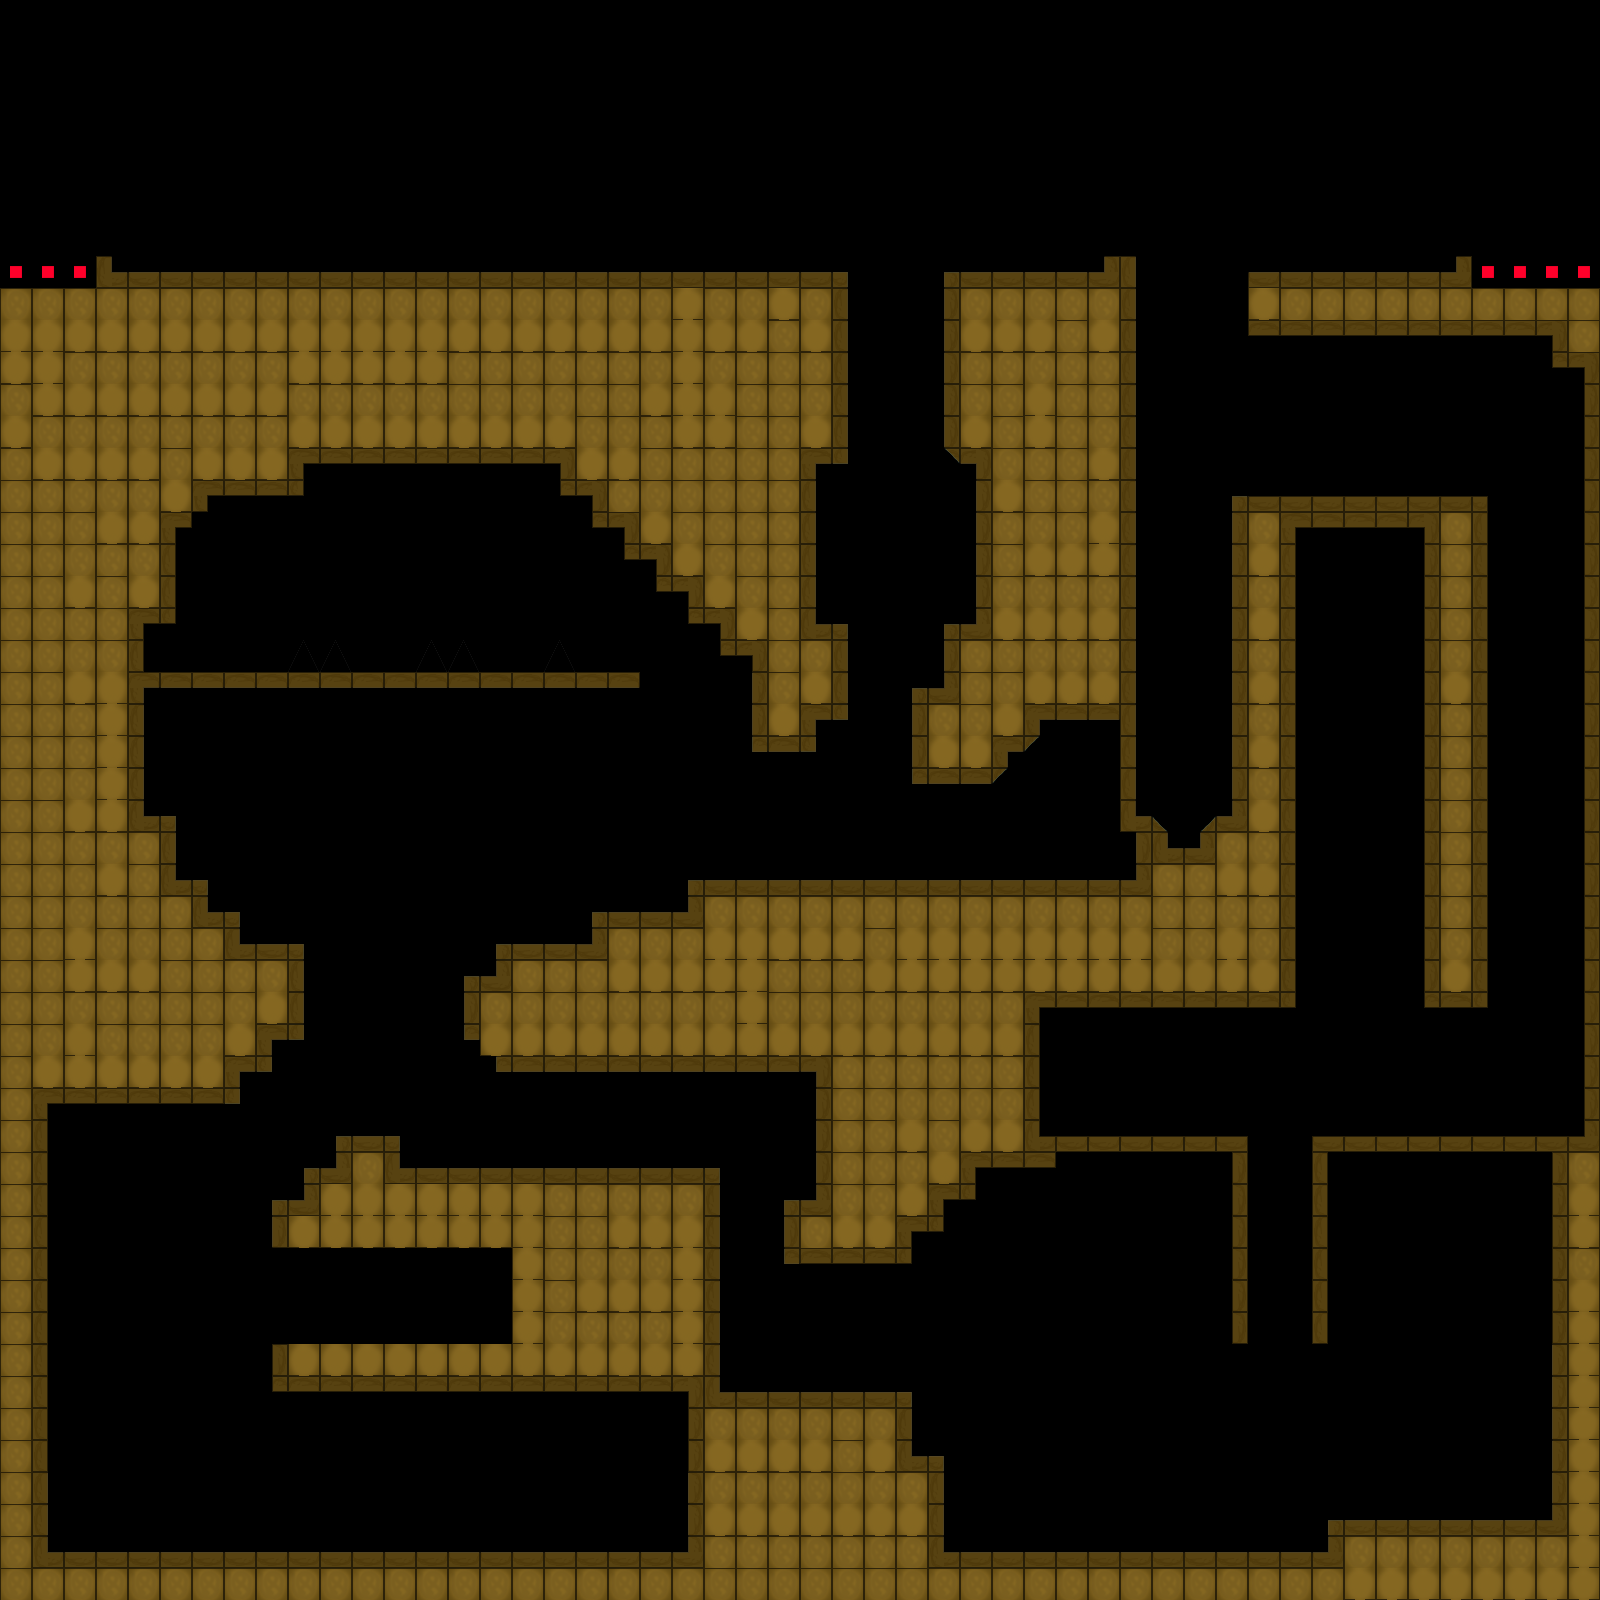

Below is a game level as drawn by its tile map, then a one-line description and the .tmx that defines it (tile-layer data replaced by summaries):
An orthogonal 50x50 tile map with 32x32 px tiles, 1 tile layer (S).

<map version="1.9" tiledversion="1.9.2" orientation="orthogonal" renderorder="right-down" width="50" height="50" tilewidth="32" tileheight="32" infinite="0" nextlayerid="4" nextobjectid="1">
 <editorsettings>
  <export target="Tile.json" format="json" />
 </editorsettings>
 <tileset firstgid="1" source="Tileset.tsx" />
 <layer id="1" name="S" width="50" height="50">
  <data>[2500 cells, 1208 non-empty, 17 distinct tile ids]</data>
 </layer>
</map>